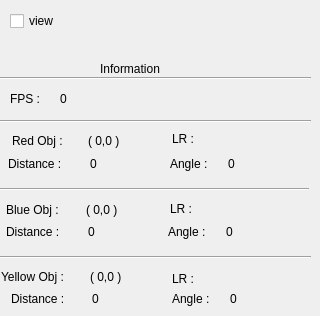
     <widget class="QWidget" name="tab">
      <attribute name="title">
       <string>Monitor</string>
      </attribute>
      <widget class="QCheckBox" name="checkBox">
       <property name="geometry">
        <rect>
         <x>10</x>
         <y>10</y>
         <width>97</width>
         <height>22</height>
        </rect>
       </property>
       <property name="text">
        <string>view</string>
       </property>
      </widget>
      <widget class="QLabel" name="Fps_label">
       <property name="geometry">
        <rect>
         <x>10</x>
         <y>90</y>
         <width>41</width>
         <height>17</height>
        </rect>
       </property>
       <property name="text">
        <string>FPS :</string>
       </property>
      </widget>
      <widget class="QLabel" name="fps_showlabel">
       <property name="geometry">
        <rect>
         <x>60</x>
         <y>90</y>
         <width>66</width>
         <height>17</height>
        </rect>
       </property>
       <property name="text">
        <string>0</string>
       </property>
      </widget>
      <widget class="QLabel" name="Info_label">
       <property name="geometry">
        <rect>
         <x>100</x>
         <y>60</y>
         <width>111</width>
         <height>17</height>
        </rect>
       </property>
       <property name="text">
        <string>Information</string>
       </property>
      </widget>
      <widget class="Line" name="line">
       <property name="geometry">
        <rect>
         <x>0</x>
         <y>70</y>
         <width>311</width>
         <height>16</height>
        </rect>
       </property>
       <property name="orientation">
        <enum>Qt::Horizontal</enum>
       </property>
      </widget>
      <widget class="Line" name="line_2">
       <property name="geometry">
        <rect>
         <x>0</x>
         <y>113</y>
         <width>311</width>
         <height>16</height>
        </rect>
       </property>
       <property name="orientation">
        <enum>Qt::Horizontal</enum>
       </property>
      </widget>
      <widget class="QLabel" name="Obj_label">
       <property name="geometry">
        <rect>
         <x>12</x>
         <y>132</y>
         <width>66</width>
         <height>17</height>
        </rect>
       </property>
       <property name="text">
        <string>Red Obj :</string>
       </property>
      </widget>
      <widget class="QLabel" name="red_coordinate_showlabel">
       <property name="geometry">
        <rect>
         <x>88</x>
         <y>132</y>
         <width>191</width>
         <height>17</height>
        </rect>
       </property>
       <property name="text">
        <string>( 0,0 )</string>
       </property>
      </widget>
      <widget class="QLabel" name="Dis_label">
       <property name="geometry">
        <rect>
         <x>8</x>
         <y>155</y>
         <width>66</width>
         <height>17</height>
        </rect>
       </property>
       <property name="text">
        <string>Distance :</string>
       </property>
      </widget>
      <widget class="QLabel" name="red_dis_showlabel">
       <property name="geometry">
        <rect>
         <x>90</x>
         <y>155</y>
         <width>51</width>
         <height>17</height>
        </rect>
       </property>
       <property name="text">
        <string>0</string>
       </property>
      </widget>
      <widget class="QLabel" name="Ang_label">
       <property name="geometry">
        <rect>
         <x>170</x>
         <y>155</y>
         <width>51</width>
         <height>17</height>
        </rect>
       </property>
       <property name="text">
        <string>Angle :</string>
       </property>
      </widget>
      <widget class="QLabel" name="red_ang_showlabel">
       <property name="geometry">
        <rect>
         <x>228</x>
         <y>155</y>
         <width>66</width>
         <height>17</height>
        </rect>
       </property>
       <property name="text">
        <string>0</string>
       </property>
      </widget>
      <widget class="QLabel" name="Dis_label_2">
       <property name="geometry">
        <rect>
         <x>6</x>
         <y>223</y>
         <width>66</width>
         <height>17</height>
        </rect>
       </property>
       <property name="text">
        <string>Distance :</string>
       </property>
      </widget>
      <widget class="QLabel" name="Ang_label_2">
       <property name="geometry">
        <rect>
         <x>168</x>
         <y>223</y>
         <width>51</width>
         <height>17</height>
        </rect>
       </property>
       <property name="text">
        <string>Angle :</string>
       </property>
      </widget>
      <widget class="QLabel" name="blue_ang_showlabel">
       <property name="geometry">
        <rect>
         <x>226</x>
         <y>223</y>
         <width>66</width>
         <height>17</height>
        </rect>
       </property>
       <property name="text">
        <string>0</string>
       </property>
      </widget>
      <widget class="Line" name="line_3">
       <property name="geometry">
        <rect>
         <x>-2</x>
         <y>181</y>
         <width>311</width>
         <height>16</height>
        </rect>
       </property>
       <property name="orientation">
        <enum>Qt::Horizontal</enum>
       </property>
      </widget>
      <widget class="QLabel" name="blue_dis_showlabel">
       <property name="geometry">
        <rect>
         <x>88</x>
         <y>223</y>
         <width>51</width>
         <height>17</height>
        </rect>
       </property>
       <property name="text">
        <string>0</string>
       </property>
      </widget>
      <widget class="QLabel" name="Obj_label_2">
       <property name="geometry">
        <rect>
         <x>6</x>
         <y>200</y>
         <width>71</width>
         <height>20</height>
        </rect>
       </property>
       <property name="text">
        <string>Blue Obj :</string>
       </property>
      </widget>
      <widget class="QLabel" name="blue_coordinate_showlabel">
       <property name="geometry">
        <rect>
         <x>86</x>
         <y>201</y>
         <width>191</width>
         <height>17</height>
        </rect>
       </property>
       <property name="text">
        <string>( 0,0 )</string>
       </property>
      </widget>
      <widget class="Line" name="line_4">
       <property name="geometry">
        <rect>
         <x>0</x>
         <y>249</y>
         <width>311</width>
         <height>16</height>
        </rect>
       </property>
       <property name="orientation">
        <enum>Qt::Horizontal</enum>
       </property>
      </widget>
      <widget class="QLabel" name="yellow_ang_showlabel">
       <property name="geometry">
        <rect>
         <x>230</x>
         <y>290</y>
         <width>66</width>
         <height>17</height>
        </rect>
       </property>
       <property name="text">
        <string>0</string>
       </property>
      </widget>
      <widget class="QLabel" name="yellow_coordinate_showlabel">
       <property name="geometry">
        <rect>
         <x>90</x>
         <y>268</y>
         <width>191</width>
         <height>17</height>
        </rect>
       </property>
       <property name="text">
        <string>( 0,0 )</string>
       </property>
      </widget>
      <widget class="QLabel" name="yellow_dis_showlabel">
       <property name="geometry">
        <rect>
         <x>92</x>
         <y>290</y>
         <width>51</width>
         <height>17</height>
        </rect>
       </property>
       <property name="text">
        <string>0</string>
       </property>
      </widget>
      <widget class="QLabel" name="Ang_label_6">
       <property name="geometry">
        <rect>
         <x>172</x>
         <y>290</y>
         <width>51</width>
         <height>17</height>
        </rect>
       </property>
       <property name="text">
        <string>Angle :</string>
       </property>
      </widget>
      <widget class="QLabel" name="Dis_label_6">
       <property name="geometry">
        <rect>
         <x>11</x>
         <y>290</y>
         <width>66</width>
         <height>17</height>
        </rect>
       </property>
       <property name="text">
        <string>Distance :</string>
       </property>
      </widget>
      <widget class="QLabel" name="Obj_label_7">
       <property name="geometry">
        <rect>
         <x>1</x>
         <y>267</y>
         <width>81</width>
         <height>20</height>
        </rect>
       </property>
       <property name="text">
        <string>Yellow Obj :</string>
       </property>
      </widget>
      <widget class="QLabel" name="LR">
       <property name="geometry">
        <rect>
         <x>172</x>
         <y>130</y>
         <width>51</width>
         <height>17</height>
        </rect>
       </property>
       <property name="text">
        <string>LR :</string>
       </property>
      </widget>
      <widget class="QLabel" name="red_LR">
       <property name="geometry">
        <rect>
         <x>230</x>
         <y>130</y>
         <width>66</width>
         <height>17</height>
        </rect>
       </property>
       <property name="text">
        <string/>
       </property>
      </widget>
      <widget class="QLabel" name="LR_2">
       <property name="geometry">
        <rect>
         <x>170</x>
         <y>200</y>
         <width>51</width>
         <height>17</height>
        </rect>
       </property>
       <property name="text">
        <string>LR :</string>
       </property>
      </widget>
      <widget class="QLabel" name="blue_LR">
       <property name="geometry">
        <rect>
         <x>228</x>
         <y>200</y>
         <width>66</width>
         <height>17</height>
        </rect>
       </property>
       <property name="text">
        <string/>
       </property>
      </widget>
      <widget class="QLabel" name="LR_3">
       <property name="geometry">
        <rect>
         <x>172</x>
         <y>270</y>
         <width>51</width>
         <height>17</height>
        </rect>
       </property>
       <property name="text">
        <string>LR :</string>
       </property>
      </widget>
      <widget class="QLabel" name="yellow_LR">
       <property name="geometry">
        <rect>
         <x>230</x>
         <y>270</y>
         <width>66</width>
         <height>17</height>
        </rect>
       </property>
       <property name="text">
        <string/>
       </property>
      </widget>
     </widget>
